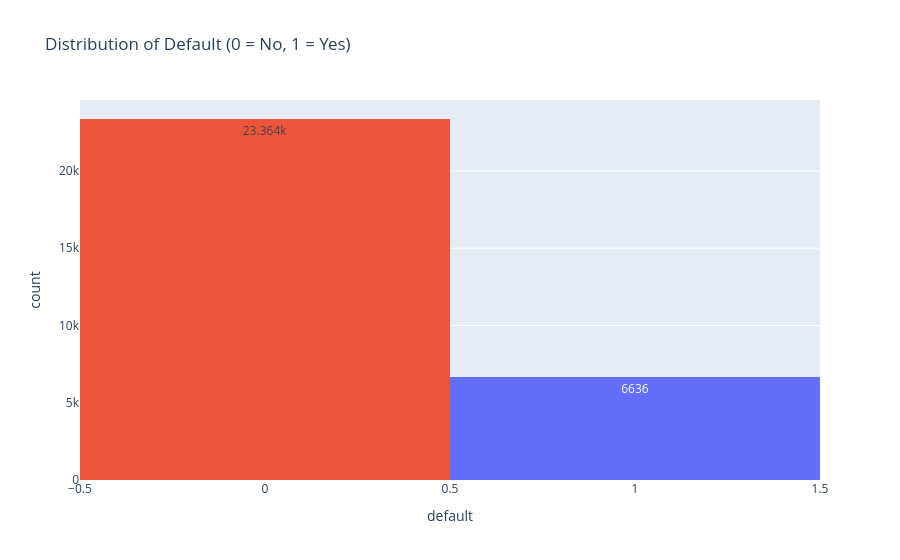

Notebook code cell kept with this figure:
### Code cell
fig = px.histogram(
    df,
    x="default",
    color="default",
    text_auto=True,
    title="Distribution of Default (0 = No, 1 = Yes)"
)

fig.update_layout(showlegend=False)

fig.show()

### Figure 1 — Plotly figure (JSON) as saved in the notebook; plotly's stock layout.template omitted (floating-point values rounded to 4 significant figures; data arrays with more than 128 entries replaced by an {"elided": "..."} marker saying what was removed)
{"data": [{"bingroup": "x", "hovertemplate": "default=%{x}<br>count=%{y}<extra></extra>", "legendgroup": "1", "marker": {"color": "#636efa", "pattern": {"shape": ""}}, "name": "1", "orientation": "v", "showlegend": true, "texttemplate": "%{value}", "type": "histogram", "x": {"elided": "6636 int values"}, "xaxis": "x", "yaxis": "y"}, {"bingroup": "x", "hovertemplate": "default=%{x}<br>count=%{y}<extra></extra>", "legendgroup": "0", "marker": {"color": "#EF553B", "pattern": {"shape": ""}}, "name": "0", "orientation": "v", "showlegend": true, "texttemplate": "%{value}", "type": "histogram", "x": {"elided": "23364 int values"}, "xaxis": "x", "yaxis": "y"}], "layout": {"autosize": true, "barmode": "relative", "legend": {"title": {"text": "default"}, "tracegroupgap": 0}, "showlegend": false, "title": {"text": "Distribution of Default (0 = No, 1 = Yes)"}, "xaxis": {"anchor": "y", "autorange": true, "categoryarray": [1, 0], "categoryorder": "array", "domain": [0, 1], "range": [-0.5, 1.5], "title": {"text": "default"}, "type": "linear"}, "yaxis": {"anchor": "x", "autorange": true, "domain": [0, 1], "range": [0, 24590.0], "title": {"text": "count"}}}}
